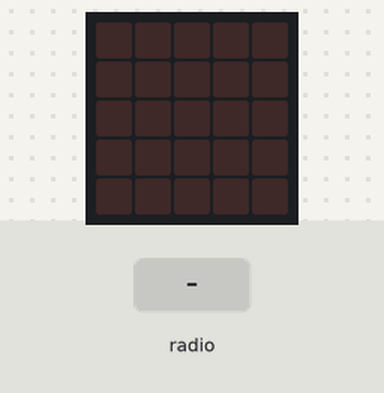
This program was run on a simulated BBC micro:bit (MakeCode). Shown: the board's 5×5 LED display. The inputs (shaded band) are chosen by the test bench.

Above: at 1.2 s.
1.3 s: radio message "0" arrives
At 2.2 s:
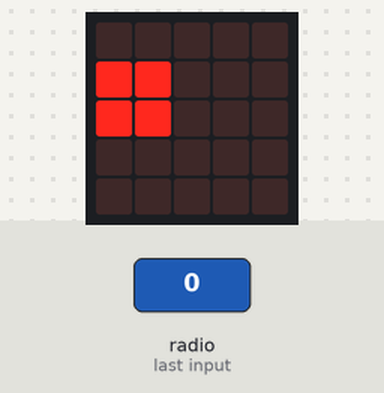
4.2 s: radio message "1" arrives
At 5.3 s:
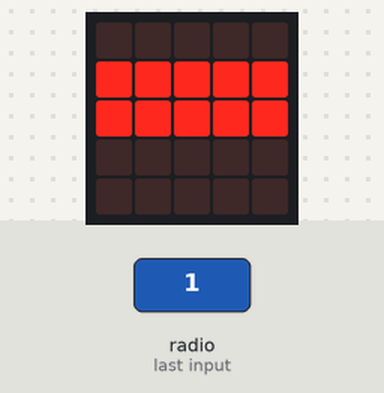
Timing chart, 0 to 7.2 s (numbered marks = the images above; inputs shaded):
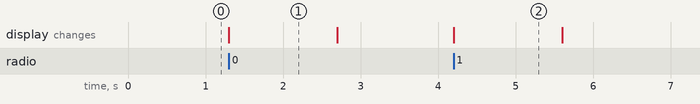

Measured:
- after the input at 1.3 s, the display: changes at once (image 1)
- after the input at 4.2 s, the display: changes at once (image 2)
- what the display in image 1 shows lasts 1.4 s, from 1.3 s to 2.7 s

The program:

main.ts
```typescript
radio.onReceivedNumber(function (receivedNumber) {
    if (receivedNumber == 0) {
        basic.showLeds(`
            . . . . .
            # # . . .
            # # . . .
            . . . . .
            . . . . .
            `)
        basic.pause(1000)
        basic.clearScreen()
    } else if (receivedNumber == 1) {
        basic.showLeds(`
            . . . . .
            # # # # #
            # # # # #
            . . . . .
            . . . . .
            `)
        basic.pause(1000)
        basic.clearScreen()
    }
})
radio.setGroup(1)
```

test.ts
```typescript
// testes vão aqui; isto não será compilado quando este pacote for usado como uma extensão.
```
